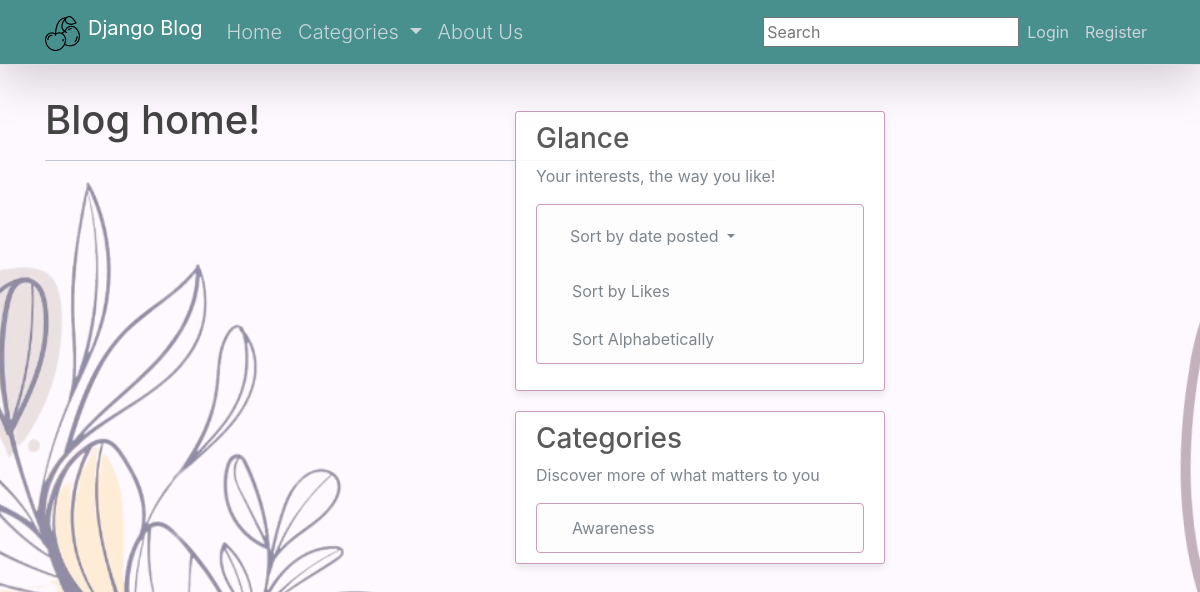
Before: /category/2/ with the older database file.
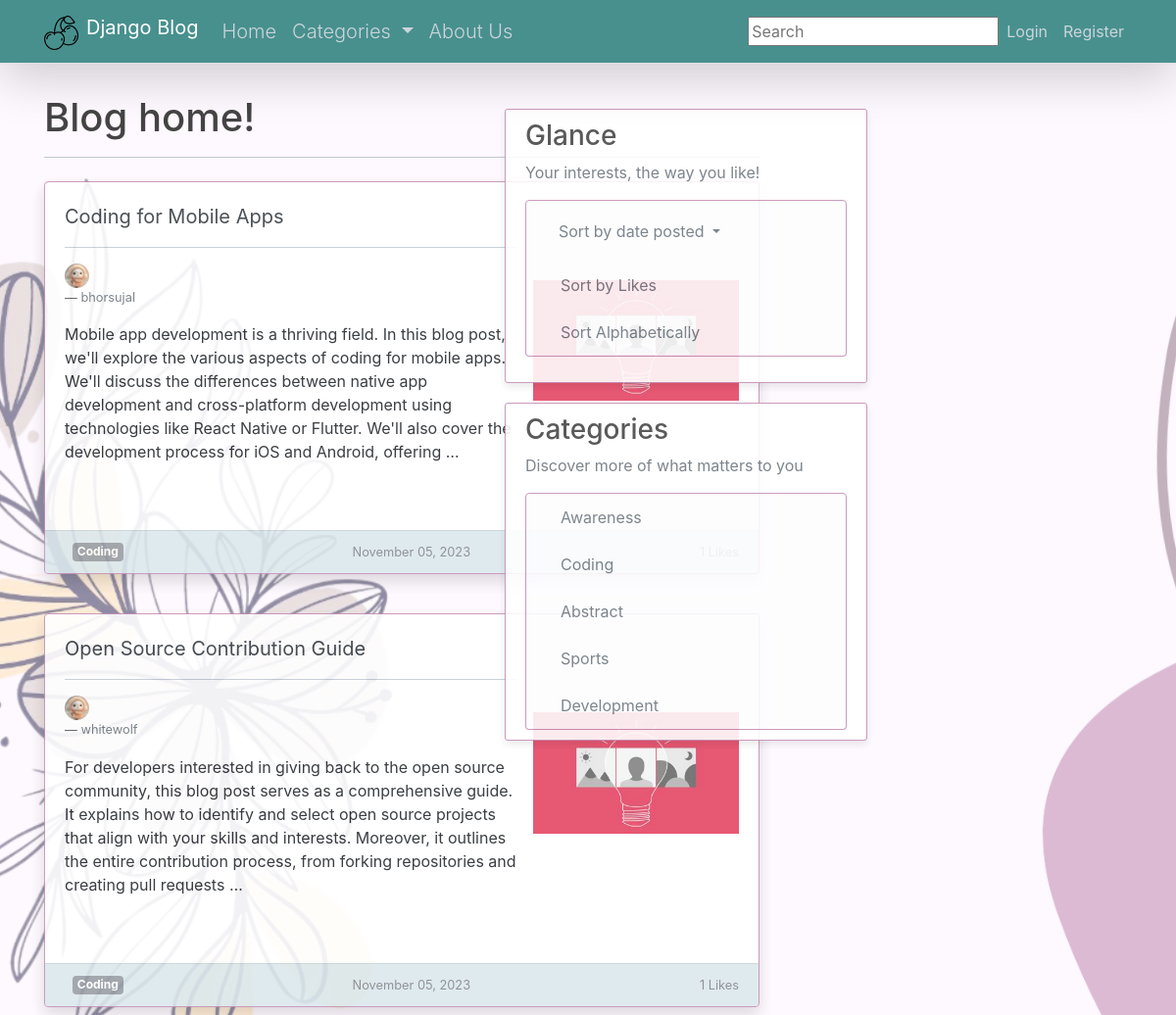
After: the same page with the newer database file.
### blog/models.py (models this page shows, shortened)
class Category(models.Model):
    name = models.CharField(max_length=255)
    def __str__(self):
        return self.name

class Post(models.Model):
	title = models.CharField(max_length=100)
	content = models.TextField()
	date_posted = models.DateTimeField(default=timezone.now)
	author = models.ForeignKey(User, on_delete=models.CASCADE)  #, a ForeignKey is a field used to create a many-to-one relationship between two models in a database.
	likes = models.ManyToManyField(User, related_name='liked_posts')
	category = models.ForeignKey(Category, on_delete=models.SET_NULL, null=True)
	image = models.ImageField(default='default1.jpg', upload_to='post_images')

### user_authentication/models.py (models this page shows, shortened)
class Profile(models.Model):
	user = models.OneToOneField(User, on_delete=models.CASCADE)
	image = models.ImageField(default='default.jpg', upload_to='profile_pics')

### blog/views.py (the view)
# urls.py: path('category/<int:category_id>/', PostsByCategoryView.as_view(), name='category-posts'),
class PostsByCategoryView(PostListView):
    def get_queryset(self):
        category_id = self.kwargs.get('category_id')
        sort_by = self.request.GET.get('sort_by', 'newest')
        queryset = Post.objects.filter(category__id=category_id)
        if sort_by == 'title':
            queryset = queryset.order_by('title')
        elif sort_by == 'likes':
            queryset = queryset.annotate(like_count=Count('likes')).order_by('-like_count', '-date_posted')
        elif sort_by == 'newest':
            queryset = queryset.order_by('-date_posted')
        elif sort_by == 'oldest':
            queryset = queryset.order_by('date_posted')
        return queryset

### blog/views.py (called while the page is built)
    def get_context_data(self, **kwargs):
        context = super().get_context_data(**kwargs)
        categories = Category.objects.annotate(post_count=Count('post'))
        if not self.object_list:
            context['posts'] = []
        sort_by = self.request.GET.get('sort_by', 'newest')
        if sort_by not in ['title', 'likes', 'newest', 'oldest']:
            sort_by = 'newest'
        if self.request.user.is_authenticated:
            user = self.request.user
            context['liked_posts'] = self.request.user.liked_posts.all()
        context['categories'] = categories  # Pass categories to the context
        context['active_category'] = self.kwargs.get('category_id', None)  # Add this line
        return context

### blog/templates/blog/home.html (shortened to what this page needs)
{% extends "blog/base.html" %}
{% block content %}
  <h1>Blog home!</h1>
<hr>
<div class="row g-4">
  {% for post in posts %}
    <div class="col-md-12 g-3 mb-4" style="width: auto;">
      <div class="card border-subtle h-100 mt-3 mb-3 shadow" style="border-color: #c38eb4;">
        <div class="card-body">
          <a class="card-title lead text-dark" href="{% url 'post-detail' post.id %}">
            <div class="d-flex align-items-center">
              <div class="flex-grow-1">
                <strong>{{ post.title }}</strong>
              </a>
              <hr>
              <div class="d-flex align-items-center">
                <div class="mr-auto">
                  <img class="rounded-circle account-img" src="{{ post.author.profile.image.url }}" style="max-width: 25px; max-height: 25px;" alt="qwert">
                </div>
              </div>
              <figcaption class="blockquote-footer text-body-secondary" style="display: flex; justify-content: left; align-items: left;">
                <a class="text-muted" href="{% url 'user-posts' post.author.username %}">{{ post.author }}</a>
              </figcaption>
              <p class="card-text mt-3">{{ post.content|truncatewords:50 }}</p>
              </div>
              <a class="rectangular-icon-container ml-3">
                <img src="{{ post.image.url }}" alt="{{ post.title }}" style="max-width: 210px; max-height: 235px;">
              </a>
            </div>
        </div>
        <div class="card-footer d-flex justify-content-between" style="background-color: #cddee5; opacity: 0.7;">
          <span class="badge badge-secondary ml-2">{{ post.category }}</span>
          <small class="text-body-secondary">{{ post.date_posted|date:"F d, Y" }}</small>
          <small class="text-body-secondary">{{ post.likes.count }} Likes</small>
        </div>
      </div>
    </div>
  {% endfor %}
</div>
{% endblock content %}

### blog/templates/blog/base.html (shortened to what this page needs)
{% load static %}
{% load crispy_forms_tags %}
<!DOCTYPE html>
<html>
<head>
    <link href="https://cdn.jsdelivr.net/npm/bootstrap@5.3.0/dist/css/bootstrap.min.css" rel="stylesheet">
    <link rel="stylesheet" href="https://maxcdn.bootstrapcdn.com/bootstrap/4.0.0/css/bootstrap.min.css">
    <link rel="stylesheet" type="text/css" href="{% static 'blog/main.css' %}">
</head>
<body>
    <header class="site-header">
      <nav class="navbar navbar-expand-md navbar-dark border-bottom border-body shadow-lg fixed-top" style="background-color: #48908e;">
        <div class="container">
          <a class="navbar-brand mr-15" href="{% url 'blog-home' %}"> <img src="/media/cherries.png" width=35px height="35" class="d-inline-block text-left align-text-top mr-2">Django Blog</a>
          <div class="collapse navbar-collapse" id="navbarToggle">
            <div class="navbar-nav mr-auto">
              <a class="nav-item nav-link lead" href="{% url 'blog-home' %}">Home</a>
              <div class="navbar-nav mr-auto">
                <li class="nav-item dropdown">
                    <a class="nav-link dropdown-toggle nav-item nav-link lead" href="#" id="categoriesDropdown" role="button" data-bs-toggle="dropdown" aria-expanded="false">
                        Categories
                    </a>
                </li>
              </div>
              <a class="nav-item nav-link lead" href="{% url 'blog-about' %}">About Us</a>
            </div>
            <div class="navbar-nav d-flex align-baseline">
              <form method="get" action="{% url 'search' %}" class="search-form">
                <input type="text" name="query" type="search" placeholder="Search" aria-label="Search">
              </form>
            </div>
            <div class="navbar-nav d-flex align-baseline">
              {% if user.is_authenticated %}
                <a class="nav-item nav-link" href="{% url 'post-create' %}">Write Post</a>
                <a class="nav-item nav-link" href="{% url 'user_profile' %}">Profile</a>
                <a class="nav-item nav-link" href="{% url 'logout' %}">Logout</a>
              {% else %}
                <a class="nav-item nav-link" href="{% url 'login' %}">Login</a>
                <a class="nav-item nav-link" href="{% url 'register' %}">Register</a>
              {% endif %}
            </div>
          </div>
        </div>
      </nav>
    </header>
    <main role="main" class="container">
      <div class="row">
        <div class="col-md-8">
          <br>
          <br>
          <br>
          <br>
          {% block content %}{% endblock %}
        </div>
        <div class="col-md-4">
          <br>
          <br>
          <br>
          <br>
          <div class="fixed-sidebar">
            <div class="content-section" style="opacity: 88%;">
              <h3>Glance</h3>
              <p class='text-muted'>Your interests, the way you like!
                <ul class="list-group">
                  <li class="list-group-item list-group-item-light dropdown">
                    <button class="btn  dropdown-toggle text-muted" data-bs-toggle="dropdown" aria-expanded="false" style="width:100%; text-align: justify;">
                      Sort by date posted
                    </button>
                  </li>
                  <li class="list-group-item list-group-item-light text-muted" style="text-align: justify;"><a class="text-muted col" href="?sort_by=likes">Sort by Likes</a></li>
                  <li class="list-group-item list-group-item-light text-muted"><a class="text-muted col" href="?sort_by=title" style="text-align: justify;">Sort Alphabetically</a></li>
                </ul>
              </p>
            </div>
            <div class="content-section" style="opacity: 88%;">
              <h3>Categories</h3>
              <p class='text-muted'>Discover more of what matters to you
                  <ul class="list-group">
                      {% for category in categories %}
                          <li class="list-group-item list-group-item-light text-muted" style="text-align: justify">
                              <a class="text-muted col" href="{% url 'category-posts' category.id %}">{{ category.name }}</a>
                          </li>
                      {% endfor %}
                    </div>
            </div>
    </main>
</body>
</html>

### blog/static/blog/main.css (style rules this page uses)
h1, h2, h3, h4, h5, h6 { color: #444444; }
ul { margin: 0; }
.site-header .navbar-nav .nav-link { color: #cbd5db; }
.content-section { background: #ffffff; padding: 10px 20px; border: 1px solid #dddddd; border-radius: 3px; margin-bottom: 20px; }
.account-img { height: 125px; width: 125px; margin-right: 20px; margin-bottom: 16px; }

### blog/templates/blog/base.html (style rules this page uses)
body { background-color: #fef8ff; background-image: url('/media/background.png'); background-repeat: no-repeat; background-attachment: fixed; }
.card { box-shadow: 0 4px 8px rgba(0, 0, 0, 0.1); transition: box-shadow 0.3s ease; }
.content-section { box-shadow: 0 4px 8px rgba(0, 0, 0, 0.1); border-color: #c38eb4; opacity: 88%; }
.list-group-item { border-color: #c38eb4; }
.fixed-sidebar { position: fixed; top: 2; right:300px; width: 400px; height: 100%; padding: 15px; overflow: auto; z-index: 1; }
hr { height: 1px; color: #123455; background-color: #123455; border: none; }

### blog/templates/blog/home.html (style rules this page uses)
.border-subtle { border: 1px solid #c38eb4; transition: transform 0.3s, box-shadow 0.3s; }
.card { opacity: 88%; }

Changed rows visible on the page:
now on this page (row edited): Post: title "Coding for Mobile Apps", author.profile.image (placeholder picture), author "bhorsujal", content "Mobile app development is a thriving field. In this blog post, we'll explore the various aspects of coding for mobile apps. We'll discuss the differences between native app development and cross-platform development using technologies like React Native or Flutter. We'll also cover the development process for iOS and Android, offering …", category "Coding", date_posted "November 05, 2023"
now on this page (row edited): Post: title "Open Source Contribution Guide", author.profile.image (placeholder picture), author "whitewolf", content "For developers interested in giving back to the open source community, this blog post serves as a comprehensive guide. It explains how to identify and select open source projects that align with your skills and interests. Moreover, it outlines the entire contribution process, from forking repositories and creating pull requests …", image (placeholder picture), category "Coding", date_posted "November 05, 2023", likes.count "1"
added Category: name "Coding"
added Category: name "Abstract"
added Category: name "Sports"
added Category: name "Development"
